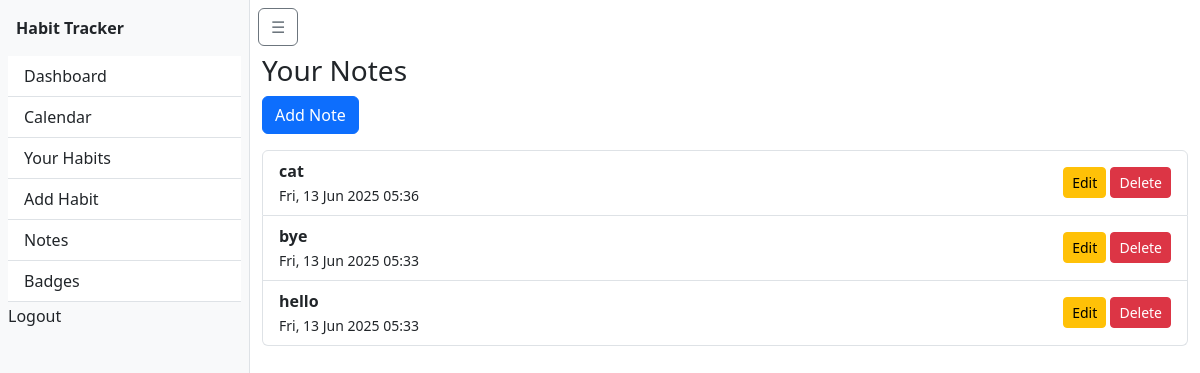
The app's page /habits/notes/ (signed in) with its own data.
### habits/models.py (models this page shows, shortened)
class Note(models.Model):
    user = models.ForeignKey(User, on_delete=models.CASCADE)
    title = models.CharField(max_length=100)
    content = models.TextField()
    is_pinned = models.BooleanField(default=False)
    updated_at = models.DateTimeField(auto_now=True)

### habits/views.py (the view)
# urls.py: path('notes/', views.note_list, name='note_list'),
@login_required
def note_list(request):
    notes = Note.objects.filter(user=request.user).order_by('-updated_at')
    return render(request, 'habits/note_list.html', {'notes': notes})

### habits/templates/habits/note_list.html (shortened to what this page needs)
{% extends 'habits/base.html' %}
{% block content %}
  <h3>Your Notes</h3>
  <a href="{% url 'habits:add_note' %}" class="btn btn-primary mb-3">Add Note</a>
  <ul class="list-group">
    {% for note in notes %}
      <li class="list-group-item d-flex justify-content-between align-items-center">
        <div>
          <strong>{{ note.title }}</strong><br>
          <small>{{ note.updated_at|date:"D, d M Y H:i" }}</small>
        </div>
        <div>
          <a href="{% url 'habits:edit_note' note.pk %}" class="btn btn-sm btn-warning">Edit</a>
          <a href="{% url 'habits:delete_note' note.pk %}" class="btn btn-sm btn-danger">Delete</a>
        </div>
      </li>
    {% empty %}
      <li class="list-group-item">No notes yet.</li>
    {% endfor %}
  </ul>
{% endblock %}

### records on screen
Note: title "cat", updated_at "Fri, 13 Jun 2025 05:36"
Note: title "bye", updated_at "Fri, 13 Jun 2025 05:33"
Note: title "hello", updated_at "Fri, 13 Jun 2025 05:33"
